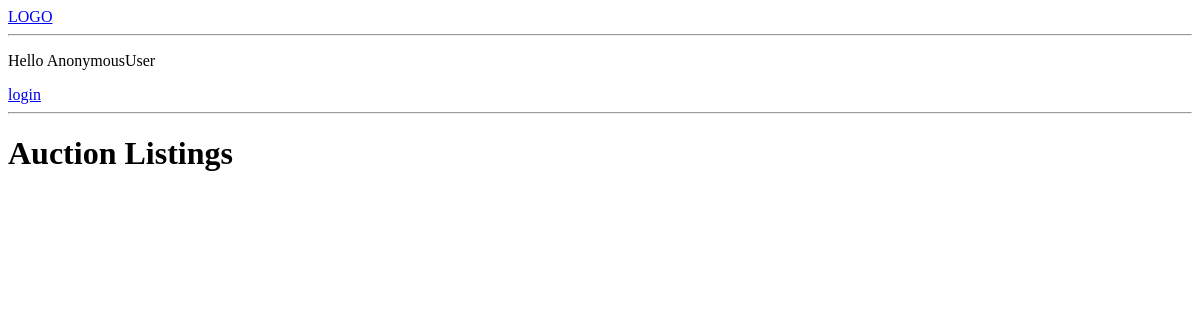
The page /auctions/ on the database as committed earlier.
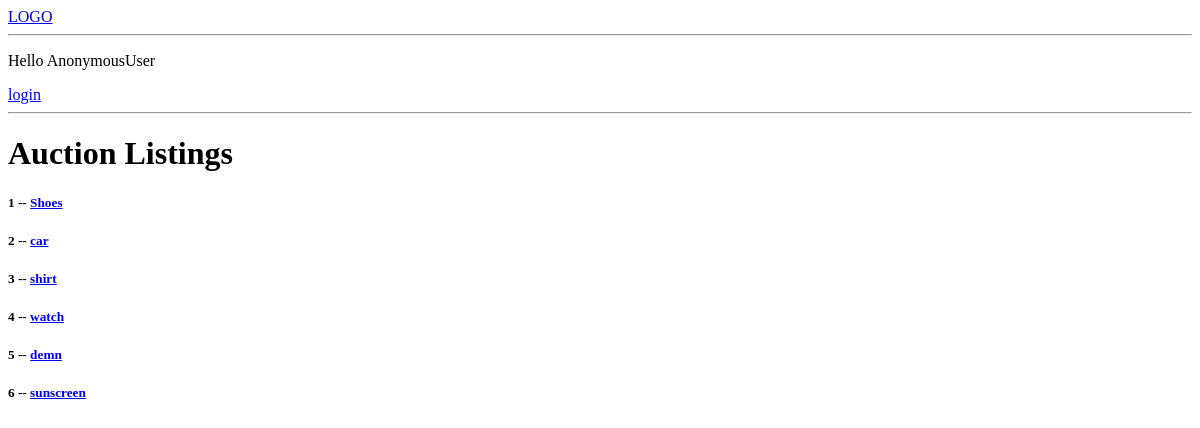
The same page on the database as committed later.
### auction/models.py (models this page shows, shortened)
class Auction(models.Model):
    product = models.ForeignKey(Product, on_delete=models.CASCADE)
    seller = models.ForeignKey(User, on_delete=models.CASCADE, related_name='auction_selling')
    start_time = models.DateTimeField()
    end_time = models.DateTimeField()
    status = models.CharField(max_length=15, blank=True, null=True)
    higest_bid = models.DecimalField(decimal_places=2, default=0.0, max_digits=15)
    winner = models.ForeignKey(User, on_delete=models.SET_NULL, null=True, blank=True, related_name='auction_won')

class Product(models.Model):
    name = models.CharField(max_length=100)
    description = models.TextField(null=True)
    base_price = models.IntegerField(default=0)
    created = models.DateTimeField(auto_now_add=True)
    class Meta:
        ordering = ['-created']

### auction/views.py (the view)
# urls.py: path('auctions/', views.auctions, name='auctions'),
def auctions(request):
    current_time = now()
    Auction.objects.filter(start_time__gt=current_time).update(status='Starting Soon')
    Auction.objects.filter(start_time__lte=current_time, end_time__gt=current_time).update(status='Active')
    Auction.objects.filter(end_time__lte=current_time).update(status='Closed')
    auction_listings = Auction.objects.exclude(status='Closed')
    context = {'auction_listings':auction_listings}
    return render(request, 'auctions.html', context)

### templates/auctions.html
{% include 'navbar.html' %}
<h1>Auction Listings </h1>
<div>
    <div>
        {% for auction in auction_listings %}
                <div>
                    <h5>{{auction.id}} -- <a href='/item/{{auction.id}}'>{{auction.product.name}}</a></h5>
                </div>
        {% endfor %}
    </div>
</div>

### templates/navbar.html
<div>
    <a href="/">LOGO</a>
    <hr>
    <p>Hello {{request.user}}</p>
    {% if request.user.is_authenticated %}
        <a href="{% url 'logout' %}">logout</a>
        <a href="{% url 'userProfile' request.user.id %}">{{ request.user }}</a>
    {% else %}
        <a href="{% url 'login' %}">login</a>
    {% endif %}
    <hr>
</div>

Rows that differ between the two databases and show on the page:
added Auction: id "1", product.name "Shoes"
added Auction: id "2", product.name "car"
added Auction: id "3", product.name "shirt"
added Auction: id "4", product.name "watch"
added Auction: id "5", product.name "demn"
added Auction: id "6", product.name "sunscreen"
